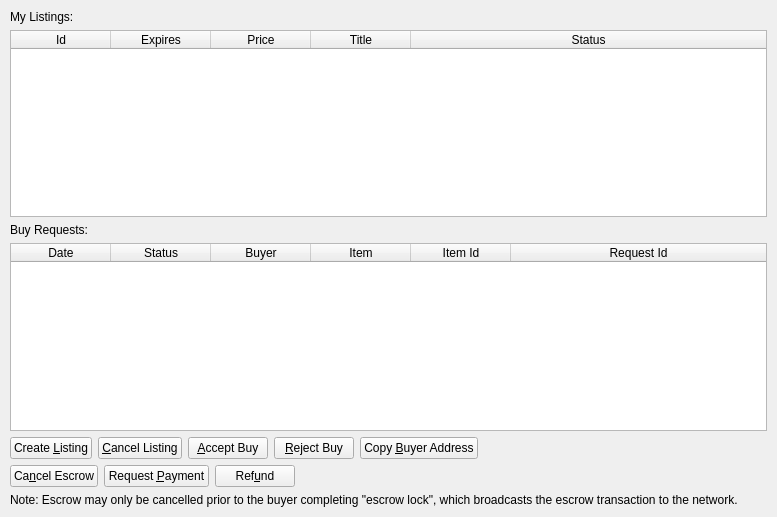
<?xml version="1.0" encoding="UTF-8"?>
<ui version="4.0">
 <class>SellsPage</class>
 <widget class="QWidget" name="SellsPage">
  <property name="geometry">
   <rect>
    <x>0</x>
    <y>0</y>
    <width>777</width>
    <height>517</height>
   </rect>
  </property>
  <property name="windowTitle">
   <string>SlingRoad Sells</string>
  </property>
  <layout class="QVBoxLayout" name="topLayout">
   <property name="leftMargin">
    <number>10</number>
   </property>
   <property name="topMargin">
    <number>10</number>
   </property>
   <property name="rightMargin">
    <number>10</number>
   </property>
   <property name="bottomMargin">
    <number>10</number>
   </property>
   <item>
    <layout class="QVBoxLayout" name="verticalLayout">
     <property name="topMargin">
      <number>0</number>
     </property>
     <item>
      <widget class="QLabel" name="label">
       <property name="text">
        <string>My Listings:</string>
       </property>
      </widget>
     </item>
     <item>
      <widget class="QTableWidget" name="listingsTableWidget">
       <property name="editTriggers">
        <set>QAbstractItemView::NoEditTriggers</set>
       </property>
       <property name="alternatingRowColors">
        <bool>true</bool>
       </property>
       <property name="selectionMode">
        <enum>QAbstractItemView::SingleSelection</enum>
       </property>
       <property name="selectionBehavior">
        <enum>QAbstractItemView::SelectRows</enum>
       </property>
       <attribute name="horizontalHeaderStretchLastSection">
        <bool>true</bool>
       </attribute>
       <column>
        <property name="text">
         <string>Id</string>
        </property>
       </column>
       <column>
        <property name="text">
         <string>Expires</string>
        </property>
       </column>
       <column>
        <property name="text">
         <string>Price</string>
        </property>
       </column>
       <column>
        <property name="text">
         <string>Title</string>
        </property>
       </column>
       <column>
        <property name="text">
         <string>Status</string>
        </property>
       </column>
      </widget>
     </item>
     <item>
      <widget class="QLabel" name="label_2">
       <property name="text">
        <string>Buy Requests:</string>
       </property>
      </widget>
     </item>
     <item>
      <widget class="QTableWidget" name="buysTableWidget">
       <property name="editTriggers">
        <set>QAbstractItemView::NoEditTriggers</set>
       </property>
       <property name="alternatingRowColors">
        <bool>true</bool>
       </property>
       <property name="selectionMode">
        <enum>QAbstractItemView::SingleSelection</enum>
       </property>
       <property name="selectionBehavior">
        <enum>QAbstractItemView::SelectRows</enum>
       </property>
       <attribute name="horizontalHeaderStretchLastSection">
        <bool>true</bool>
       </attribute>
       <column>
        <property name="text">
         <string>Date</string>
        </property>
       </column>
       <column>
        <property name="text">
         <string>Status</string>
        </property>
       </column>
       <column>
        <property name="text">
         <string>Buyer</string>
        </property>
       </column>
       <column>
        <property name="text">
         <string>Item</string>
        </property>
       </column>
       <column>
        <property name="text">
         <string>Item Id</string>
        </property>
       </column>
       <column>
        <property name="text">
         <string>Request Id</string>
        </property>
       </column>
      </widget>
     </item>
    </layout>
   </item>
   <item>
    <layout class="QHBoxLayout" name="horizontalLayout">
     <property name="bottomMargin">
      <number>0</number>
     </property>
     <item>
      <widget class="QPushButton" name="createButton">
       <property name="text">
        <string>Create &amp;Listing</string>
       </property>
      </widget>
     </item>
     <item>
      <widget class="QPushButton" name="cancelButton">
       <property name="text">
        <string>&amp;Cancel Listing</string>
       </property>
      </widget>
     </item>
     <item>
      <widget class="QPushButton" name="acceptButton">
       <property name="text">
        <string>&amp;Accept Buy</string>
       </property>
      </widget>
     </item>
     <item>
      <widget class="QPushButton" name="rejectButton">
       <property name="text">
        <string>&amp;Reject Buy</string>
       </property>
      </widget>
     </item>
     <item>
      <widget class="QPushButton" name="copyAddressButton">
       <property name="text">
        <string>Copy &amp;Buyer Address</string>
       </property>
      </widget>
     </item>
     <item>
      <spacer name="horizontalSpacer">
       <property name="orientation">
        <enum>Qt::Horizontal</enum>
       </property>
       <property name="sizeHint" stdset="0">
        <size>
         <width>40</width>
         <height>20</height>
        </size>
       </property>
      </spacer>
     </item>
    </layout>
   </item>
   <item>
    <layout class="QHBoxLayout" name="horizontalLayout_2">
     <property name="bottomMargin">
      <number>0</number>
     </property>
     <item>
      <widget class="QPushButton" name="cancelEscrowButton">
       <property name="text">
        <string>Ca&amp;ncel Escrow</string>
       </property>
      </widget>
     </item>
     <item>
      <widget class="QPushButton" name="requestPaymentButton">
       <property name="text">
        <string>Request &amp;Payment</string>
       </property>
      </widget>
     </item>
     <item>
      <widget class="QPushButton" name="refundButton">
       <property name="text">
        <string>Ref&amp;und</string>
       </property>
      </widget>
     </item>
     <item>
      <spacer name="horizontalSpacer_2">
       <property name="orientation">
        <enum>Qt::Horizontal</enum>
       </property>
       <property name="sizeHint" stdset="0">
        <size>
         <width>40</width>
         <height>20</height>
        </size>
       </property>
      </spacer>
     </item>
    </layout>
   </item>
   <item>
    <layout class="QHBoxLayout" name="horizontalLayout_3">
     <property name="bottomMargin">
      <number>0</number>
     </property>
     <item>
      <widget class="QLabel" name="label_3">
       <property name="text">
        <string>&lt;html&gt;&lt;head/&gt;&lt;body&gt;&lt;p&gt;Note: Escrow may only be cancelled prior to the buyer completing &amp;quot;escrow lock&amp;quot;, which broadcasts the escrow transaction to the network.&lt;/p&gt;&lt;/body&gt;&lt;/html&gt;</string>
       </property>
       <property name="wordWrap">
        <bool>true</bool>
       </property>
      </widget>
     </item>
    </layout>
   </item>
  </layout>
 </widget>
 <resources/>
 <connections/>
</ui>
